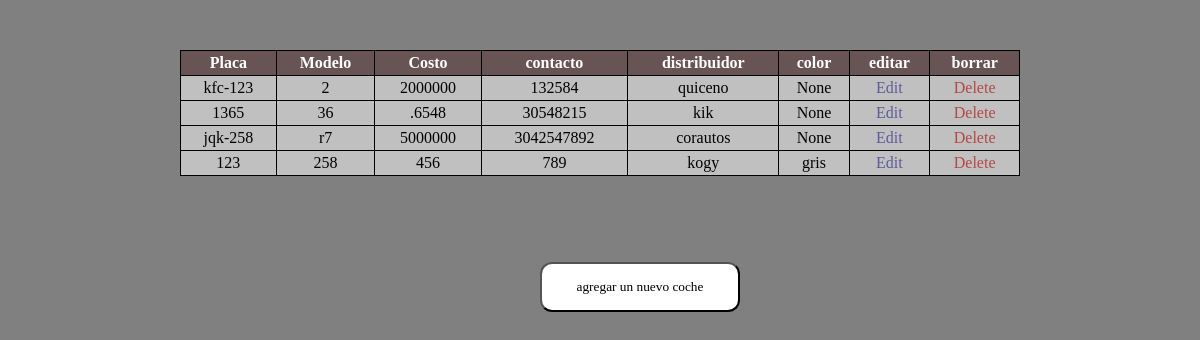
The page /show on the database as committed earlier.
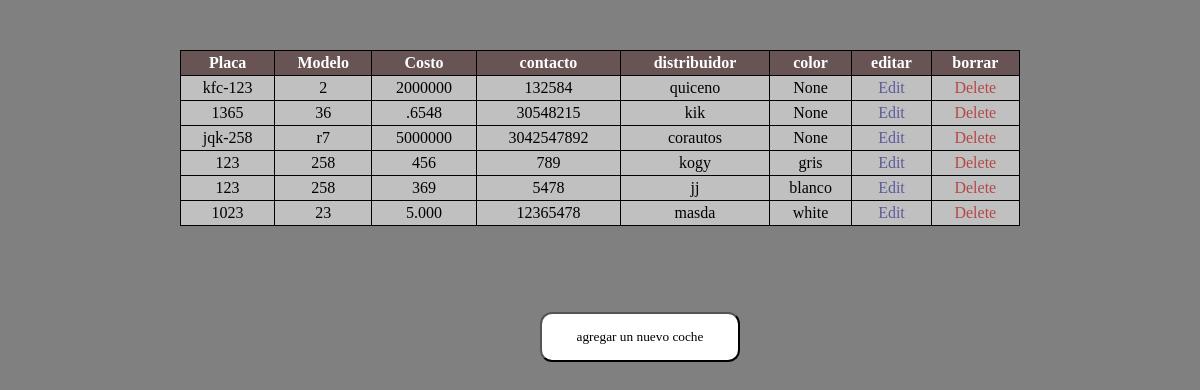
The same page on the database as committed later.
### employee/models.py (models this page shows, shortened)
class Employee(models.Model):
    eid = models.CharField(max_length=25)
    ename = models.CharField(max_length=250)
    eemail = models.CharField(max_length=250)
    econtact = models.CharField(max_length=250)
    edistri = models.CharField(max_length=250)
    ecolor = models.CharField(max_length=250)
    class Meta:
        db_table = "employee"

### employee/views.py (the view)
# urls.py: path('show',views.show),
def show(request):
    employees = Employee.objects.all()
    return render(request,"show.html",{'employees':employees})

### employee/templates/show.html (shortened to what this page needs)
<!DOCTYPE html>
<html lang="en">
<head>
    {% load static %}
    <link rel="stylesheet" href="..\static\css\table.css">
    <link rel="stylesheet" href="..\static\css\style.css">
</head>
<body>
    <table>
        <thead>
            <tr>
                <th>Placa</th>
                <th>Modelo</th>
                <th>Costo</th>
                <th>contacto</th>
                <th>distribuidor</th>
                <th>color</th>
                <th>editar</th>
                <th>borrar</th>
            </tr>
        </thead>
        <tbody>
            {% for employee in employees %}
            <tr>
                <td>{{ employee.eid }}</td>
                <td>{{employee.ename}}</td>
                <td>{{employee.eemail}}</td>
                <td>{{employee.econtact}}</td>
                <td>{{employee.edistri}}</td>
                <td>{{employee.ecolor}}</td>
                <td>
                    <a class="edit" href="/edit/{{ employee.id }}">Edit</a>
                </td>
                <td><a class="delete" href="/delete/{{employee.id}}">Delete</a></td>
            </tr>
            {% endfor %}
        </tbody>
    </table>
    <br>
    <br>
    <div class="boton">
     <button ><a href="/emp">agregar un nuevo coche</a></button>
    </div>
</body>
</html>

### employee/static/css/table.css (style rules this page uses)
* { margin: 0; padding: 0; box-sizing: border-box; font-family: cursive; }
body { background-color: grey; }
table { margin: 50px auto; border-collapse: collapse; background-color: #eeeeee95; width: 70%; border-bottom: 0.5px solid black; }
td, th { padding: 3px; border-left: 0.5px solid black; }
th { border: 0.5px solid black; }
td { border-right: 0.5px solid black; text-align: center; }
.edit { color: rgb(91, 91, 154); }
.edit, .delete { text-decoration: none; }
.delete { color: rgb(180, 72, 72); }

### employee/static/css/style.css (style rules this page uses)
body { height: 100%; }
table, th, td { border: 1px solid rgb(0, 0, 0); }
th { background-color: #685454; color: white; }
button { border-radius: 12px; background-color: #ffffff; cursor: pointer; margin-left: 45%; text-decoration: none; width: 200px; height: 50px; }
button a { text-decoration: none; color: black; }

Rows that differ between the two databases and show on the page:
added Employee: eid "123", ename "258", eemail "369", econtact "5478", edistri "jj", ecolor "blanco"
added Employee: eid "1023", ename "23", eemail "5.000", econtact "12365478", edistri "masda", ecolor "white"
